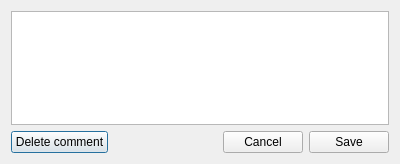
<?xml version="1.0" encoding="UTF-8"?>
<ui version="4.0">
 <class>AddComment</class>
 <widget class="QDialog" name="AddComment">
  <property name="windowModality">
   <enum>Qt::WindowModal</enum>
  </property>
  <property name="geometry">
   <rect>
    <x>0</x>
    <y>0</y>
    <width>400</width>
    <height>164</height>
   </rect>
  </property>
  <property name="windowTitle">
   <string>Add comment</string>
  </property>
  <property name="layoutDirection">
   <enum>Qt::LeftToRight</enum>
  </property>
  <layout class="QVBoxLayout" name="verticalLayout">
   <item>
    <widget class="QTextEdit" name="textEdit">
     <property name="layoutDirection">
      <enum>Qt::LeftToRight</enum>
     </property>
    </widget>
   </item>
   <item>
    <layout class="QHBoxLayout" name="horizontalLayout">
     <property name="leftMargin">
      <number>0</number>
     </property>
     <property name="topMargin">
      <number>0</number>
     </property>
     <item>
      <widget class="QPushButton" name="erase">
       <property name="text">
        <string>Delete comment</string>
       </property>
      </widget>
     </item>
     <item>
      <spacer name="horizontalSpacer_2">
       <property name="orientation">
        <enum>Qt::Horizontal</enum>
       </property>
       <property name="sizeType">
        <enum>QSizePolicy::Expanding</enum>
       </property>
       <property name="sizeHint" stdset="0">
        <size>
         <width>40</width>
         <height>20</height>
        </size>
       </property>
      </spacer>
     </item>
     <item>
      <widget class="QPushButton" name="cancel">
       <property name="text">
        <string>Cancel</string>
       </property>
      </widget>
     </item>
     <item>
      <widget class="QPushButton" name="ok">
       <property name="text">
        <string>Save</string>
       </property>
      </widget>
     </item>
    </layout>
   </item>
  </layout>
 </widget>
 <resources/>
 <connections/>
</ui>
